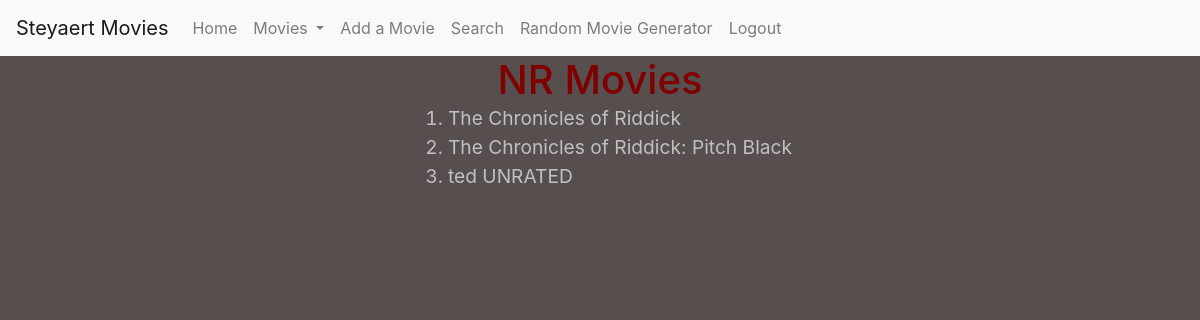
Page /nr/ (signed in) on the committed database.
### moviesdb/models.py (models this page shows, shortened)
class Movie(models.Model):
    movie_list = models.ForeignKey(MovieList, on_delete=models.CASCADE)
    title = models.CharField(max_length=200)
    rating = models.CharField(max_length=6)
    disk = models.CharField(max_length=8)

### moviesdb/views.py (the view)
# urls.py: path("nr/", views.nr, name='nr'),
@login_required(login_url='/login')
def nr(response):
    list = MovieList.objects.all()[0]
    movies = list.movie_set.filter(rating='NR').order_by('title')
    movie_list = []
    for movie in movies:
        movie_list.append(movie.title)
    ctx = {'titles':movie_list}
    return render(response, 'moviesdb/nr.html', ctx)

### moviesdb/templates/moviesdb/nr.html (shortened to what this page needs)
{% extends 'moviesdb/baseMovies.html' %}
{% load static %}
{% block metaLinks %}
    <link rel="stylesheet" href="{% static 'nr.css' %}">
{% endblock %}
{% block head %}NR Movies{% endblock %}
{% block body %}
    <ol>
        {% for title in titles %}
            <li>{{title}}</li>
        {% endfor %}
    </ol>
{% endblock %}

### moviesdb/static/nr.css (style rules this page uses)
body { background-color: rgb(87, 78, 78); }
.body li { color: silver; font-size: larger; }

### rows in the picture
Movie: titles "The Chronicles of Riddick"
Movie: titles "The Chronicles of Riddick: Pitch Black"
Movie: titles "ted UNRATED"
